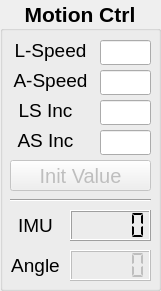
   <widget class="QGroupBox" name="motionctrl_groupBox">
    <property name="geometry">
     <rect>
      <x>560</x>
      <y>570</y>
      <width>161</width>
      <height>291</height>
     </rect>
    </property>
    <property name="font">
     <font>
      <pointsize>16</pointsize>
      <weight>75</weight>
      <bold>true</bold>
     </font>
    </property>
    <property name="title">
     <string>Motion Ctrl</string>
    </property>
    <property name="alignment">
     <set>Qt::AlignCenter</set>
    </property>
    <widget class="QLabel" name="lspeed_label">
     <property name="geometry">
      <rect>
       <x>10</x>
       <y>40</y>
       <width>81</width>
       <height>21</height>
      </rect>
     </property>
     <property name="font">
      <font>
       <pointsize>14</pointsize>
       <weight>50</weight>
       <bold>false</bold>
      </font>
     </property>
     <property name="text">
      <string>L-Speed</string>
     </property>
     <property name="alignment">
      <set>Qt::AlignCenter</set>
     </property>
    </widget>
    <widget class="QLineEdit" name="lspeed_lineEdit">
     <property name="geometry">
      <rect>
       <x>100</x>
       <y>40</y>
       <width>51</width>
       <height>25</height>
      </rect>
     </property>
     <property name="font">
      <font>
       <pointsize>14</pointsize>
       <weight>50</weight>
       <bold>false</bold>
      </font>
     </property>
     <property name="alignment">
      <set>Qt::AlignRight|Qt::AlignTrailing|Qt::AlignVCenter</set>
     </property>
    </widget>
    <widget class="QLabel" name="aspeed_label">
     <property name="geometry">
      <rect>
       <x>10</x>
       <y>70</y>
       <width>81</width>
       <height>21</height>
      </rect>
     </property>
     <property name="font">
      <font>
       <pointsize>14</pointsize>
       <weight>50</weight>
       <bold>false</bold>
      </font>
     </property>
     <property name="text">
      <string>A-Speed</string>
     </property>
     <property name="alignment">
      <set>Qt::AlignCenter</set>
     </property>
    </widget>
    <widget class="QLineEdit" name="aspeed_lineEdit">
     <property name="geometry">
      <rect>
       <x>100</x>
       <y>70</y>
       <width>51</width>
       <height>25</height>
      </rect>
     </property>
     <property name="font">
      <font>
       <pointsize>14</pointsize>
       <weight>50</weight>
       <bold>false</bold>
      </font>
     </property>
     <property name="alignment">
      <set>Qt::AlignRight|Qt::AlignTrailing|Qt::AlignVCenter</set>
     </property>
    </widget>
    <widget class="QLabel" name="lsinc_label">
     <property name="geometry">
      <rect>
       <x>10</x>
       <y>100</y>
       <width>71</width>
       <height>21</height>
      </rect>
     </property>
     <property name="font">
      <font>
       <pointsize>14</pointsize>
       <weight>50</weight>
       <bold>false</bold>
      </font>
     </property>
     <property name="text">
      <string>LS Inc</string>
     </property>
     <property name="alignment">
      <set>Qt::AlignCenter</set>
     </property>
    </widget>
    <widget class="QLineEdit" name="lsinc_lineEdit">
     <property name="geometry">
      <rect>
       <x>100</x>
       <y>100</y>
       <width>51</width>
       <height>25</height>
      </rect>
     </property>
     <property name="font">
      <font>
       <pointsize>14</pointsize>
       <weight>50</weight>
       <bold>false</bold>
      </font>
     </property>
     <property name="alignment">
      <set>Qt::AlignRight|Qt::AlignTrailing|Qt::AlignVCenter</set>
     </property>
    </widget>
    <widget class="QLabel" name="asinc_label">
     <property name="geometry">
      <rect>
       <x>10</x>
       <y>130</y>
       <width>71</width>
       <height>21</height>
      </rect>
     </property>
     <property name="font">
      <font>
       <pointsize>14</pointsize>
       <weight>50</weight>
       <bold>false</bold>
      </font>
     </property>
     <property name="text">
      <string>AS Inc</string>
     </property>
     <property name="alignment">
      <set>Qt::AlignCenter</set>
     </property>
    </widget>
    <widget class="QLineEdit" name="asinc_lineEdit">
     <property name="geometry">
      <rect>
       <x>100</x>
       <y>130</y>
       <width>51</width>
       <height>25</height>
      </rect>
     </property>
     <property name="font">
      <font>
       <pointsize>14</pointsize>
       <weight>50</weight>
       <bold>false</bold>
      </font>
     </property>
     <property name="alignment">
      <set>Qt::AlignRight|Qt::AlignTrailing|Qt::AlignVCenter</set>
     </property>
    </widget>
    <widget class="QPushButton" name="mcinit_PB">
     <property name="enabled">
      <bool>false</bool>
     </property>
     <property name="geometry">
      <rect>
       <x>10</x>
       <y>160</y>
       <width>141</width>
       <height>31</height>
      </rect>
     </property>
     <property name="font">
      <font>
       <pointsize>15</pointsize>
       <weight>50</weight>
       <bold>false</bold>
      </font>
     </property>
     <property name="text">
      <string>Init Value</string>
     </property>
    </widget>
    <widget class="QLabel" name="imu_label">
     <property name="geometry">
      <rect>
       <x>10</x>
       <y>210</y>
       <width>51</width>
       <height>31</height>
      </rect>
     </property>
     <property name="font">
      <font>
       <pointsize>14</pointsize>
       <weight>50</weight>
       <bold>false</bold>
      </font>
     </property>
     <property name="text">
      <string>IMU</string>
     </property>
     <property name="alignment">
      <set>Qt::AlignCenter</set>
     </property>
    </widget>
    <widget class="QLCDNumber" name="imu_lcdNumber">
     <property name="enabled">
      <bool>true</bool>
     </property>
     <property name="geometry">
      <rect>
       <x>70</x>
       <y>210</y>
       <width>81</width>
       <height>31</height>
      </rect>
     </property>
     <property name="font">
      <font>
       <pointsize>14</pointsize>
       <weight>75</weight>
       <italic>false</italic>
       <bold>true</bold>
       <kerning>true</kerning>
      </font>
     </property>
     <property name="frameShape">
      <enum>QFrame::Box</enum>
     </property>
     <property name="frameShadow">
      <enum>QFrame::Raised</enum>
     </property>
     <property name="lineWidth">
      <number>1</number>
     </property>
     <property name="midLineWidth">
      <number>0</number>
     </property>
     <property name="smallDecimalPoint">
      <bool>false</bool>
     </property>
     <property name="segmentStyle">
      <enum>QLCDNumber::Flat</enum>
     </property>
    </widget>
    <widget class="QLCDNumber" name="angle_lcdNumber">
     <property name="enabled">
      <bool>false</bool>
     </property>
     <property name="geometry">
      <rect>
       <x>70</x>
       <y>250</y>
       <width>81</width>
       <height>31</height>
      </rect>
     </property>
     <property name="font">
      <font>
       <pointsize>14</pointsize>
       <weight>75</weight>
       <italic>false</italic>
       <bold>true</bold>
       <kerning>true</kerning>
      </font>
     </property>
     <property name="frameShape">
      <enum>QFrame::Box</enum>
     </property>
     <property name="frameShadow">
      <enum>QFrame::Raised</enum>
     </property>
     <property name="lineWidth">
      <number>1</number>
     </property>
     <property name="midLineWidth">
      <number>0</number>
     </property>
     <property name="smallDecimalPoint">
      <bool>false</bool>
     </property>
     <property name="segmentStyle">
      <enum>QLCDNumber::Flat</enum>
     </property>
    </widget>
    <widget class="QLabel" name="angle_label">
     <property name="geometry">
      <rect>
       <x>0</x>
       <y>250</y>
       <width>71</width>
       <height>31</height>
      </rect>
     </property>
     <property name="font">
      <font>
       <pointsize>14</pointsize>
       <weight>50</weight>
       <bold>false</bold>
      </font>
     </property>
     <property name="text">
      <string>Angle</string>
     </property>
     <property name="alignment">
      <set>Qt::AlignCenter</set>
     </property>
    </widget>
    <widget class="Line" name="line_4">
     <property name="geometry">
      <rect>
       <x>10</x>
       <y>190</y>
       <width>141</width>
       <height>21</height>
      </rect>
     </property>
     <property name="orientation">
      <enum>Qt::Horizontal</enum>
     </property>
    </widget>
   </widget>
